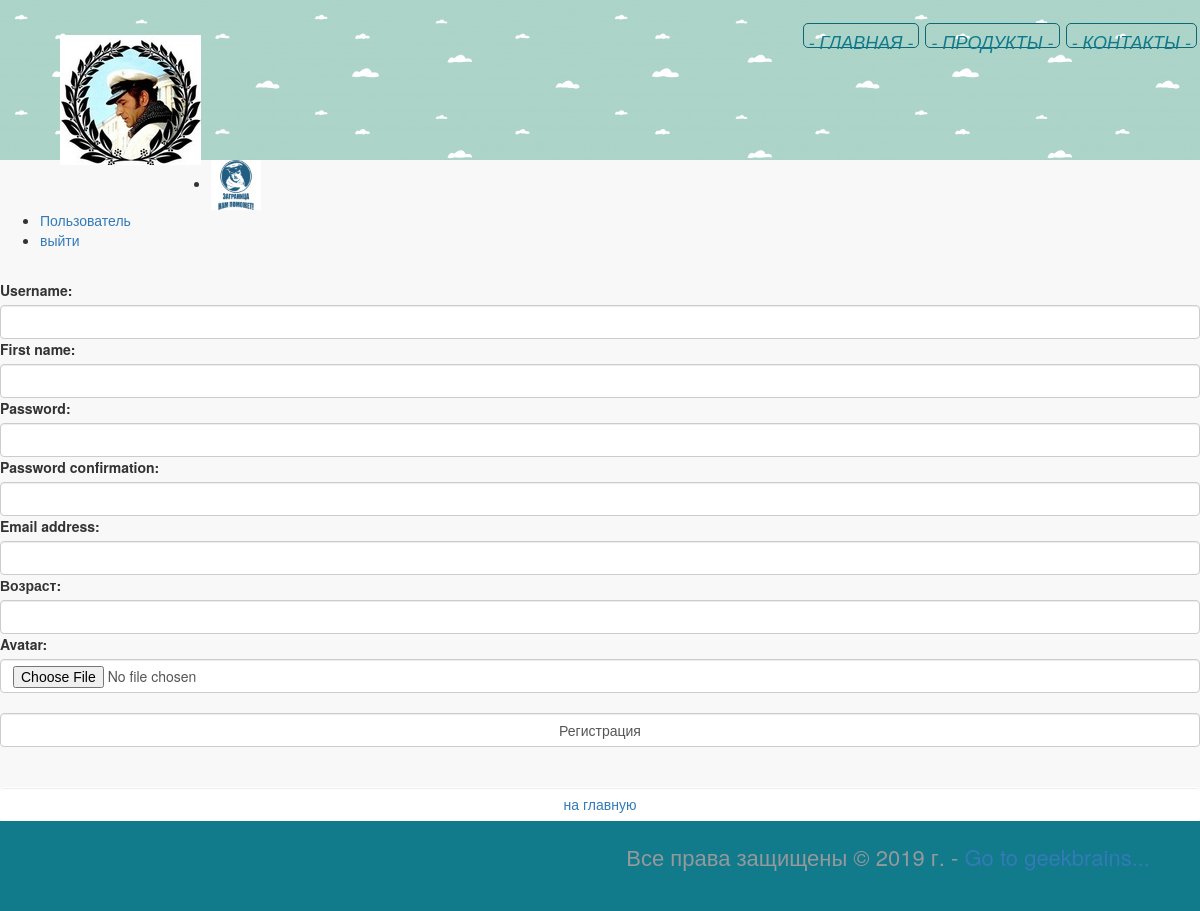
Screenshot of /register/ (signed in) with the database file from the repository.
### authapp/models.py (models this page shows, shortened)
class ShopUser(AbstractUser):
    class Meta:
        verbose_name = 'Пользователь'
        verbose_name_plural = 'Пользователи'
    avatar = models.ImageField(upload_to='user_avatars', blank=True)
    age = models.PositiveIntegerField(verbose_name='Возраст')

### authapp/views.py (the view)
# urls.py: path('register/', authapp_view.register, name='register'),
def register(request):
    title = 'регистрация'
    if request.method == 'POST':
        register_form = ShopUserRegisterForm(request.POST, request.FILES)
        if register_form.is_valid():
            register_form.save()
            return HttpResponseRedirect(reverse('auth:login'))
    else:
        register_form = ShopUserRegisterForm()
    context = {'title': title, 'register_form': register_form}
    return render(request, 'authapp/register.html', context)

### authapp/forms.py (shortened to what this page needs)
class ShopUserRegisterForm (UserCreationForm):
    class Meta:
        model = ShopUser
        fields = ('username', 'first_name', 'password1', 'password2', 'email', 'age', 'avatar')
    def __init__(self, *args, **kwargs):
        super().__init__(*args, **kwargs)
        for field_name, field in self.fields.items():
            field.widget.attrs['class'] = 'form-control'
            field.help_text = ''

### authapp/templates/authapp/register.html (shortened to what this page needs)
{% extends 'mainapp/base.html' %}
{% load static %}
{% block extrahead %}
    <link rel = "stylesheet" type = "text/css" href = "{% static 'css/bootstrap.min.css' %}">
    <link rel = "stylesheet" type = "text/css" href = "{% static 'css/style.css' %}">
{% endblock %}
{% block content %}
    <br>
    <form class = "form-horizontal" method="POST" enctype = "multipart/form-data" action="{% url 'auth:register' %}">
    {{ register_form.as_table }}
    <br>
    <input class="form-control" type="submit" value="Регистрация">
    <br>
    </form>
    <br>
    <button class = "btn btn-round form-control last">
        <a href = "{% url 'mainapp:main' %}" class = "">
            на главную
        </a>
    </button>
{% endblock %}

### mainapp/templates/mainapp/base.html (shortened to what this page needs)
<!DOCTYPE html>
{% load static %}
<html lang="en">
<head>
    <link rel="stylesheet" href="{% static 'css/style.css'%}">
    {% block extrahead %}
    {% endblock %}
</head>
<body>
    {% block header %}
        <div class="header">
            <img class="logo" src="{% static 'img/logo.jpg'%}" alt="Logo">
            {% include 'mainapp/includes/inc_menu.html' %}
        </div>
        <ul>
            {% if user.is_authenticated %}
                <li>
                    <div class = "user_avatar"><img width=50px height="50px" src="/media/{{ user.avatar }}" alt="Аватарка"></div>
                </li>
                <li>
                    <a class="userBage" href = "{% url 'auth:edit' %}" >
                        {{ user.first_name|default:'Пользователь' }}
                    </a>
                </li>
            {% endif %}
                <li>
                    {% if user.is_authenticated %}
                        <a class="userBage" href = "{% url 'auth:logout' %}" >выйти</a>
                    {% else %}
                        <a class="userBage" href = "{% url 'auth:login' %}" >войти</a>
                    {% endif %}
                </li>
        </ul>
    {% endblock %}
    {% block content %}{% endblock %}
    {% block footer %}
        <div class="footer">
            <p>
                Все права защищены &copy;&nbsp;2019 г. - <a href="https://geekbrains.ru" target="_blank">Go to geekbrains...</a>
            </p>
        </div>
    {% endblock %}
</body>
</html>

### static/css/style.css (style rules this page uses)
body { background-color: #f8f8f8; }
.logo { float: left; margin: 15px 10px; border: none; outline: none; }
.header { height: 160px; padding-top: 20px; padding-bottom: 20px; padding-left: 50px; background-image: url("/static/img/header_back.png"); }
.footer { height: 90px; background-color: #117a8b; padding-top: 20px; padding-right: 50px; text-align: right; }
.footer > p { color: #95999c; font-size: 22px; }

### rows the page displays
ShopUser: avatar (picture), first_name "Пользователь"
